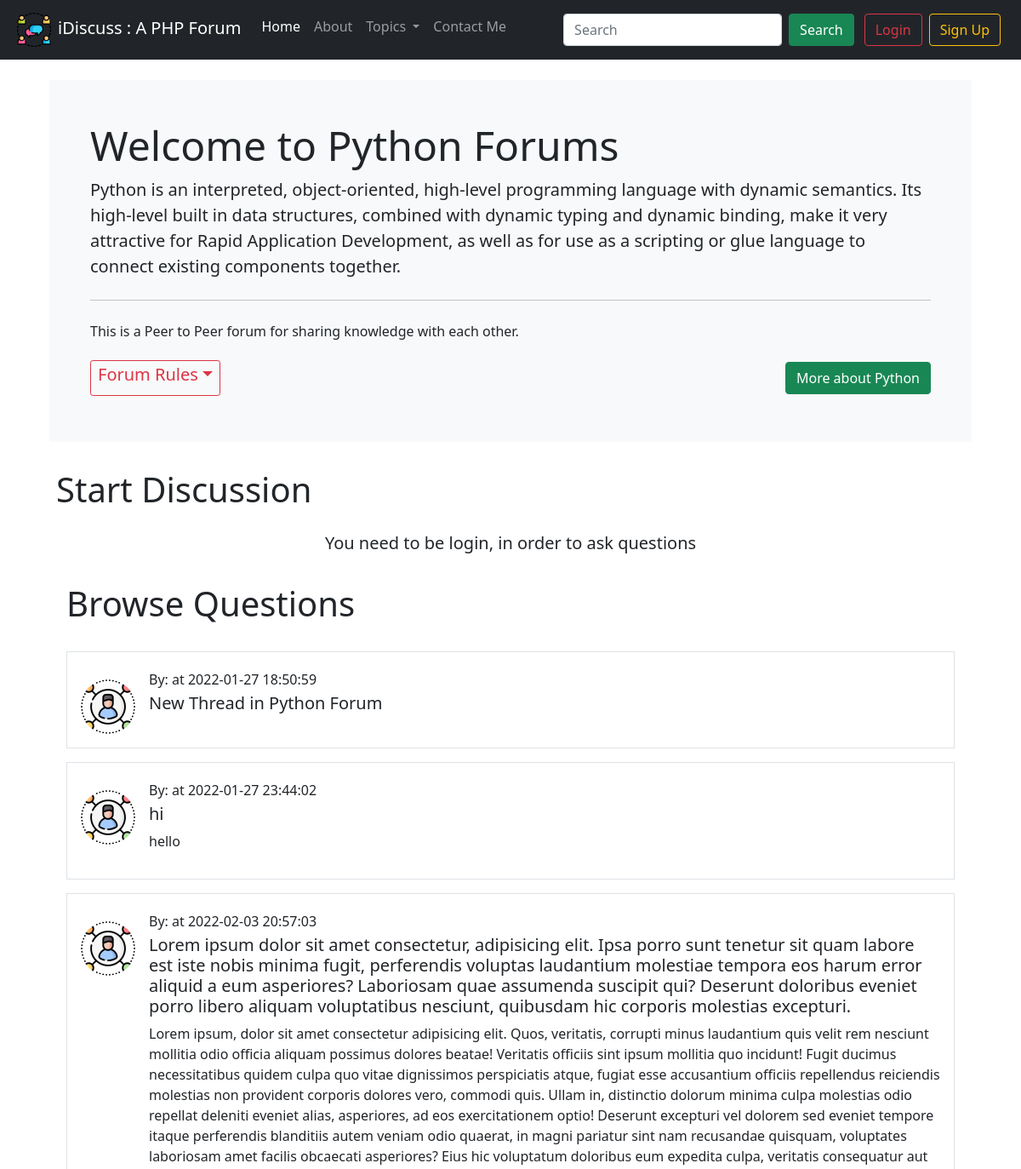
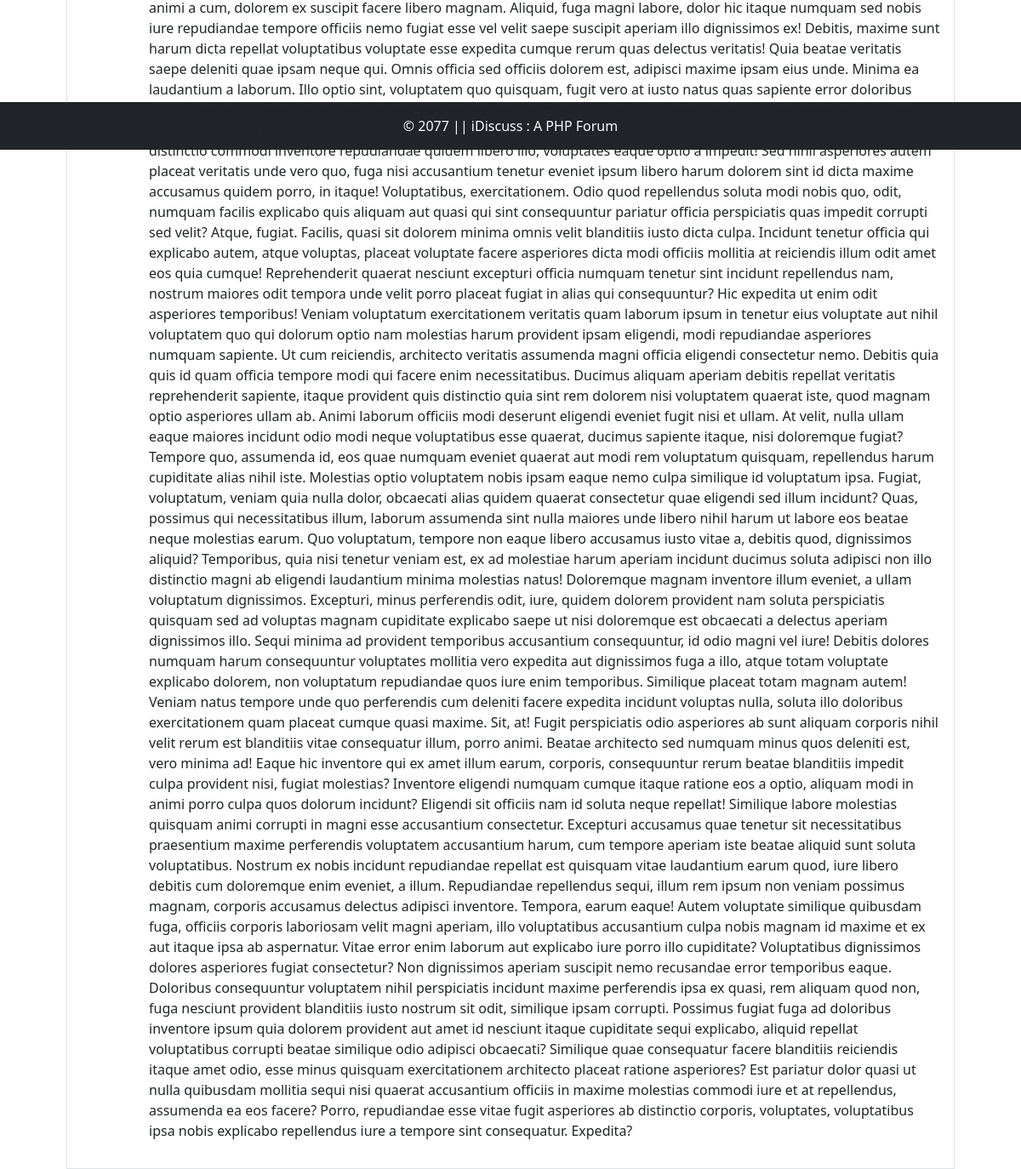
The page /threadlist.php?catid=1 on the database as committed earlier (2 pictures, top to bottom).
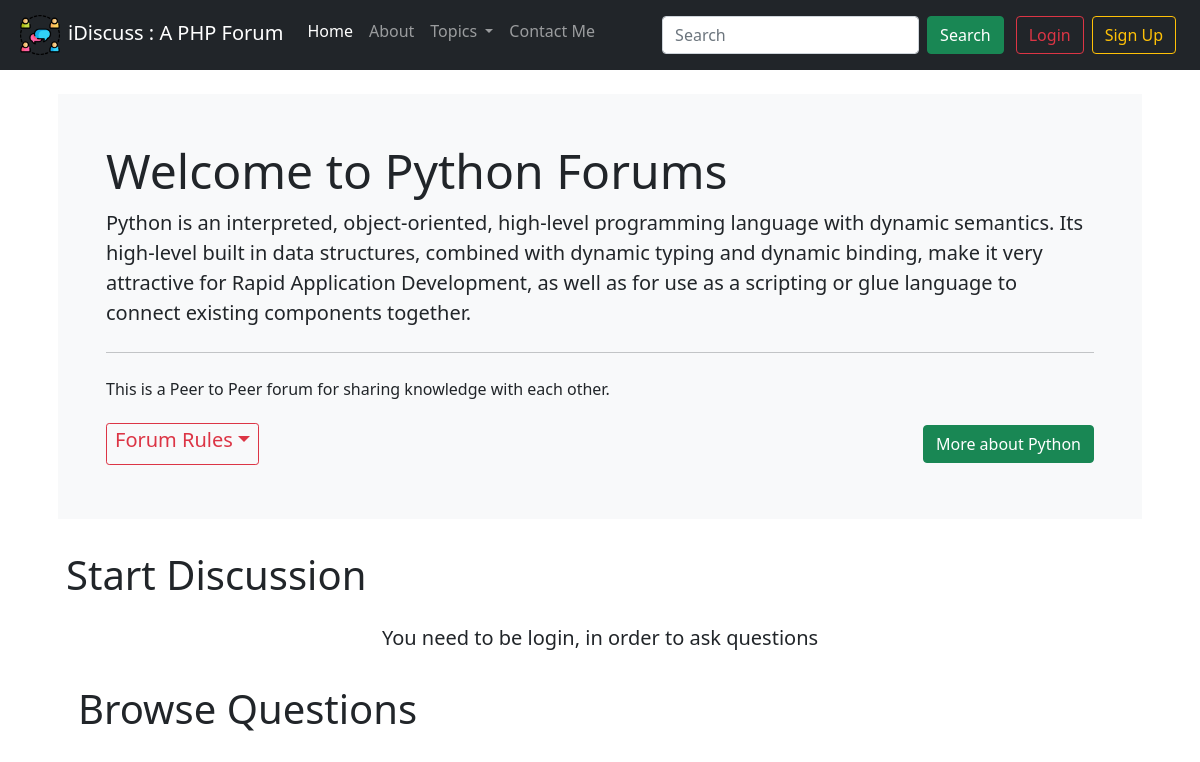
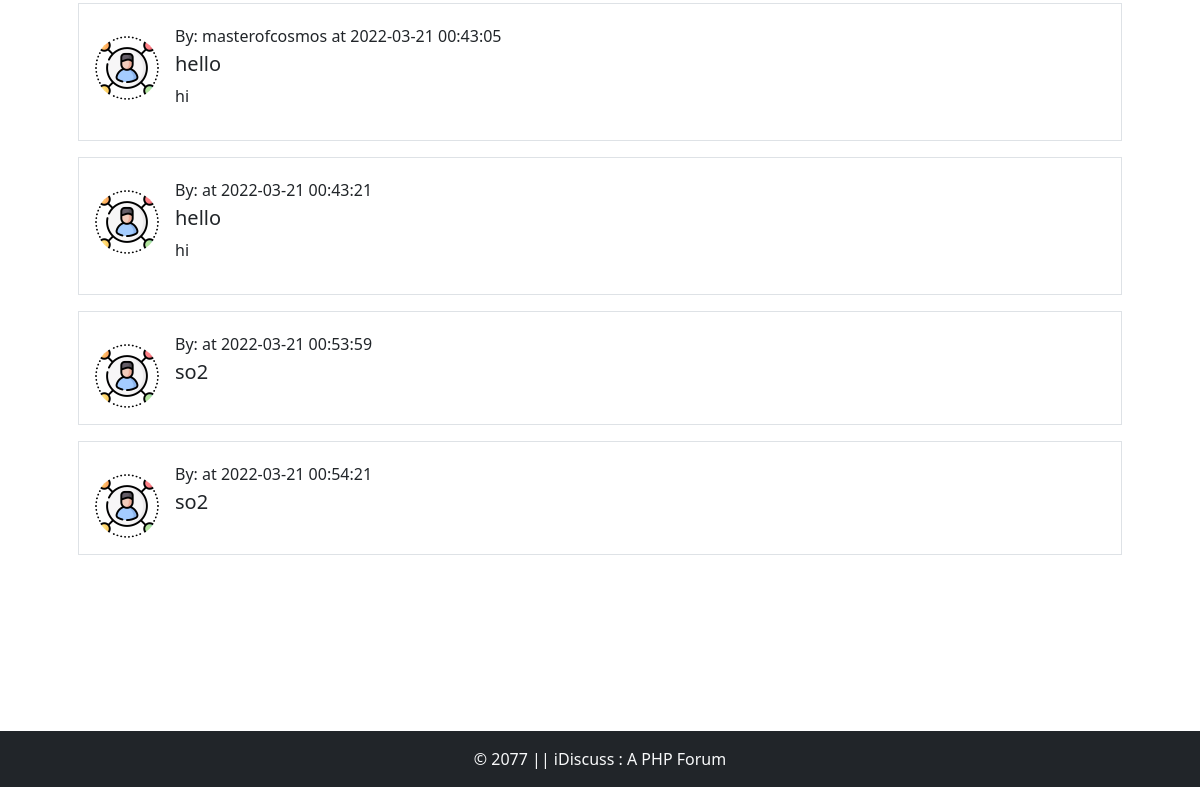
The same page on the database as committed later (2 pictures, top to bottom).
### tables this page shows
CREATE TABLE `threads` (
  `thread_id` int(15) NOT NULL,
  `thread_title` text NOT NULL,
  `thread_desc` text NOT NULL,
  `thread_cat_id` int(15) NOT NULL,
  `thread_user_id` int(15) NOT NULL,
  `timestamp` datetime NOT NULL DEFAULT current_timestamp()
);

CREATE TABLE `users` (
  `sno` int(8) NOT NULL,
  `userName` varchar(25) NOT NULL,
  `userEmail` varchar(100) NOT NULL,
  `userPass` varchar(255) NOT NULL,
  `timestamp` datetime NOT NULL DEFAULT current_timestamp()
);

### threadlist.php (the view, shortened to what this page needs)
<!doctype html>
<html lang="en">
<head>
    <?php require 'partials/_head.php'; ?>
    <?php require 'partials/_dbconnect.php'; ?>
    <?php
    $id = $_GET['catid'];
    $sql = "SELECT * FROM `categories` WHERE `category_id` = $id;";
    $result = mysqli_query($conn, $sql);
    while ($row = mysqli_fetch_assoc($result)) {
        $catname = $row['category_name'];
    }
    ?>
</head>
<body>
    <?php require 'partials/_header.php'; ?>
    <?php require 'partials/_dbconnect.php'; ?>
    <?php
    $id = $_GET['catid'];
    $sql = "SELECT * FROM `categories` WHERE `category_id` = $id;";
    $result = mysqli_query($conn, $sql);
    while ($row = mysqli_fetch_assoc($result)) {
        $catname = $row['category_name'];
        $catdesc = $row['category_description'];
        $caturl = $row['category_url'];
    }
    ?>
    <div class="container my-4">
        <div class="jumbotron bg-light p-5 rounded-lg m-3">
            <h1 class="display-5">Welcome to <?php echo $catname; ?> Forums</h1>
            <p class="lead"><?php echo $catdesc; ?> </p>
            <hr class="my-4">
            <p>This is a Peer to Peer forum for sharing knowledge with each other.</p>
            <div class="d-flex align-items-center justify-content-between">
                <div class="btn btn-outline-danger btn-sm dropdown">
                    <h5 class="dropdown-toggle " data-bs-toggle="dropdown" aria-expanded="false">Forum Rules</h5>
                </div>
                <div class="my-2">
                    <a class=" btn btn-success" href="<?php echo $caturl; ?>" target="_blank" role="button">More about
                        <?php echo $catname; ?></a>
                </div>
            </div>
        </div>
        <div class="container">
            <div class="container">
                <h1 class="py-3">Start Discussion</h1>
                <?php
                if (isset($_SESSION['loggedin']) && $_SESSION['loggedin'] == TRUE) {
                    echo '
                <form action="' . $_SERVER["REQUEST_URI"] . '" method="POST">
                    <div class="mb-3">
                        <label for="thread_title" class="form-label">Ask your question</label>
                        <input type="text" class="form-control" id="thread_title" name="thread_title" aria-describedby="emailHelp">
                        <div id="emailHelp" class="form-text">Keep your question short and accurate</div>
                    </div>
                     <input type="hidden" name="sno" value="' . $_SESSION["sno"] . '">
                    <div class="mb-3">
                        <label for="thread_desc">Describe the question</label>
                        <textarea name="thread_desc" id="thread_desc" rows="10" class="form-control"></textarea>
                    </div>
                    <button type="submit" class="btn btn-success">Submit</button>
                </form>
            </div>
        ';
                } else {
                    echo '
            <div class=" container text-center">
            <p class ="lead">You need to be login, in order to ask questions </p>
            </div>
            ';
                }
                ?>
                <div class="container vh-100">
                    <h1 class="py-3">Browse Questions</h1>
                    <?php
                    $id = $_GET['catid'];
                    $sql = "SELECT * FROM `threads` WHERE `thread_cat_id` = $id;";
                    $result = mysqli_query($conn, $sql);
                    while ($row = mysqli_fetch_assoc($result)) {
                        $id = $row['thread_id'];
                        $thread_ques = $row['thread_title'];
                        $thread_desc = $row['thread_desc'];
                        $time = $row['timestamp'];
                        $thread_user_id = $row['thread_user_id'];
                        $sql2 = "SELECT userName from `users` WHERE sno = '$thread_user_id';";
                        $result2 = mysqli_query($conn, $sql2);
                        $row2 = mysqli_fetch_assoc($result2);
                        echo '
                    <div class="d-flex border p-3 my-3">
                        <img src="/iDiscuss/images/default-user.png" class="flex-shrink-0 me-3 mt-3 rounded-circle" width="64px" height="64px" alt="">
                        <div>
                        <p class = "my-1 ">By: ' . $row2['userName'] . ' at ' . $time . '</p >
                            <h5 class="mt-0"><a class = "text-dark text-decoration-none" href="/iDiscuss/thread.php?threadid=' . $id . '">' . $thread_ques . '</a></h5>
                            <p>' . $thread_desc . '</p>
                        </div>
                     </div>
                ';
                    }
                    ?>
                </div>
            </div>
        </div>
    </div>
    <?php require 'partials/_footer.php'; ?>
</body>
</html>

Rows that differ between the two databases and show on the page:
no longer on this page (row edited): threads: timestamp "2022-01-27 18:50:59", thread_title "New Thread in Python Forum"
removed threads: timestamp "2022-01-27 23:44:02", thread_title "hi", thread_desc "hello"
removed threads: timestamp "2022-02-03 20:57:03", thread_title "Lorem ipsum dolor sit amet consectetur, adipisicing elit. Ipsa porro sunt tenetur sit quam labore est iste nobis minima fugit, perferendis voluptas laudantium molestiae tempora eos harum error aliquid a eum asperiores? Laboriosam quae assumenda suscipit qui? Deserunt doloribus eveniet porro libero aliquam voluptatibus nesciunt, quibusdam hic corporis molestias excepturi.", thread_desc "Lorem ipsum, dolor sit amet consectetur adipisicing elit. Quos, veritatis, corrupti minus laudantium quis velit rem nesciunt mollitia odio officia aliquam possimus dolores beatae! Veritatis officiis sint ipsum mollitia quo incidunt! Fugit ducimus necessitatibus quidem culpa quo vitae dignissimos perspiciatis atque, fugiat esse accusantium officiis repellendus reiciendis molestias non provident corporis dolores vero, commodi quis. Ullam in, distinctio dolorum minima culpa molestias odio repellat deleniti eveniet alias, asperiores, ad eos exercitationem optio! Deserunt excepturi vel dolorem sed eveniet tempore itaque perferendis blanditiis autem veniam odio quaerat, in magni pariatur sint nam…"
added threads: users.userName "masterofcosmos", timestamp "2022-03-21 00:43:05", thread_title "hello", thread_desc "hi"
added threads: timestamp "2022-03-21 00:43:21", thread_title "hello", thread_desc "hi"
now on this page (row edited): threads: timestamp "2022-03-21 00:53:59", thread_title "so2"
now on this page (row edited): threads: timestamp "2022-03-21 00:54:21", thread_title "so2"
